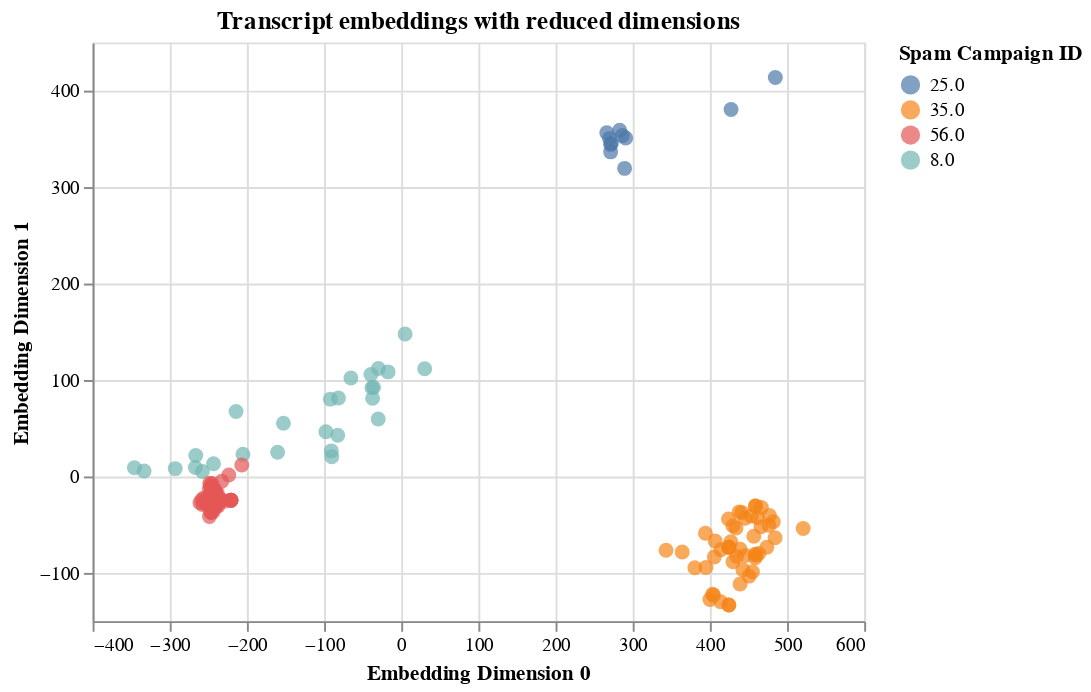

The notebook cell this image was saved under:
### Code cell
tranformer = Pca(2, random_state=101)
merged_embs.transform(tranformer).plot_interactive(annot=False, 
                                             color='Spam Campaign ID', 
                                             x_label='Embedding Dimension 0', 
                                             y_label='Embedding Dimension 1',
                                             title='Transcript embeddings with reduced dimensions'
                                            )

### Figure 1 — Vega-Lite specification as saved in the notebook (floating-point values rounded to 4 significant figures; data arrays with more than 128 entries replaced by an {"elided": "..."} marker saying what was removed)
{"config": {"view": {"continuousWidth": 400, "continuousHeight": 300}}, "data": {"name": "data-b9ff45b138a55e8a7bf4154095f6036f"}, "mark": {"type": "circle", "size": 60}, "encoding": {"color": {"type": "nominal", "field": "Spam Campaign ID"}, "tooltip": [{"type": "nominal", "field": "name"}, {"type": "nominal", "field": "original"}], "x": {"type": "quantitative", "axis": {"title": "Embedding Dimension 0"}, "field": "x_axis"}, "y": {"type": "quantitative", "axis": {"title": "Embedding Dimension 1"}, "field": "y_axis"}}, "selection": {"selector033": {"type": "interval", "bind": "scales", "encodings": ["x", "y"]}}, "title": "Transcript embeddings with reduced dimensions", "$schema": "https://vega.github.io/schema/vega-lite/v4.8.1.json", "datasets": {"data-b9ff45b138a55e8a7bf4154095f6036f": {"elided": "175 records"}}}
